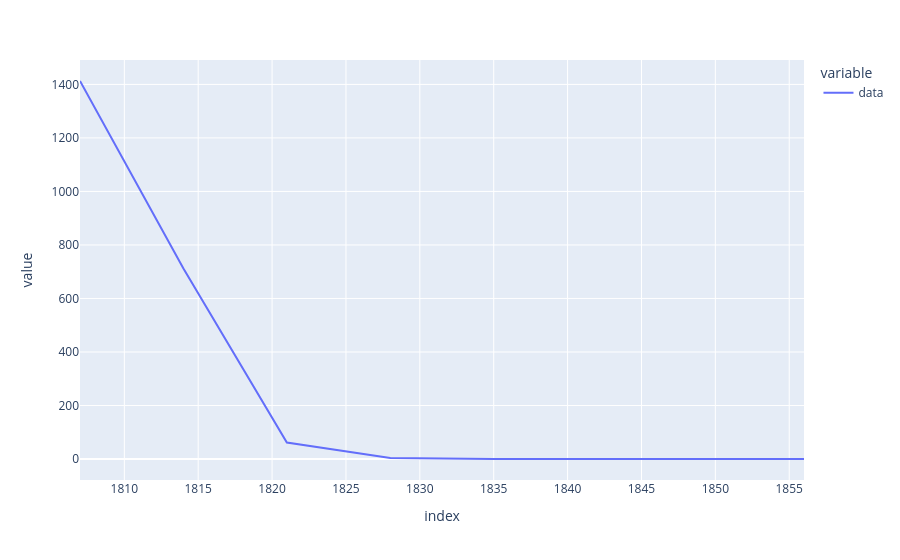

The notebook cell this image was saved under:
### Code cell
inf_target = (
    results["flows"]["infection"]
    .sum(to_dims="time")
    .to_pandas_df()
    .rolling(7)
    .sum()[7:60:7]
)["data"]
inf_target_fuzzy = inf_target * np.exp(
    np.random.normal(scale=0.01, size=len(inf_target))
)
inf_target_fuzzy.plot()

### Figure 1 — Plotly figure (JSON) as saved in the notebook; plotly's stock layout.template omitted (floating-point values rounded to 4 significant figures)
{"data": [{"hovertemplate": "variable=data<br>index=%{x}<br>value=%{y}<extra></extra>", "legendgroup": "data", "line": {"color": "#636efa", "dash": "solid"}, "marker": {"symbol": "circle"}, "mode": "lines", "name": "data", "orientation": "v", "showlegend": true, "type": "scatter", "x": [1807.0, 1814.0, 1821.0, 1828.0, 1835.0, 1842.0, 1849.0, 1856.0], "xaxis": "x", "y": [1413.0, 712.1, 61.5, 3.803, 0.2342, 0.01421, 0.0008546, 5.32e-05], "yaxis": "y"}], "layout": {"legend": {"title": {"text": "variable"}, "tracegroupgap": 0}, "margin": {"t": 60}, "xaxis": {"anchor": "y", "domain": [0, 1], "title": {"text": "index"}}, "yaxis": {"anchor": "x", "domain": [0, 1], "title": {"text": "value"}}}}
